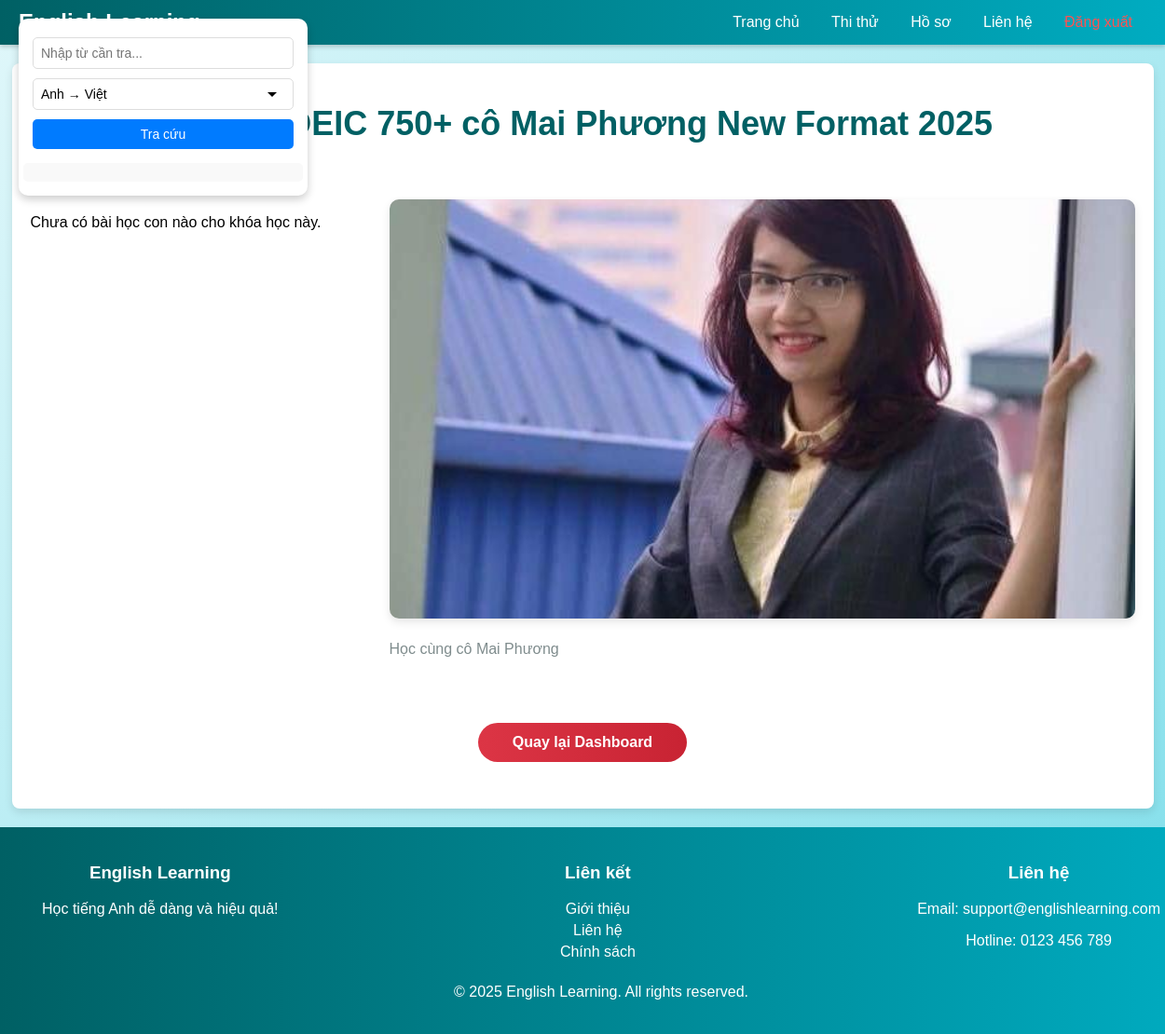
Screenshot of /admin/course_detail.php?id=13 (signed in) with the database file from the repository.
### tables this page shows
CREATE TABLE `courses` (
  `id` int(11) NOT NULL,
  `course_name` varchar(255) NOT NULL,
  `description` text DEFAULT NULL,
  `image` varchar(255) DEFAULT NULL,
  `content_file` varchar(255) DEFAULT NULL,
  `start_date` date DEFAULT NULL,
  `end_date` date DEFAULT NULL,
  `created_at` timestamp NOT NULL DEFAULT current_timestamp(),
  `title` varchar(255) NOT NULL,
  `price` decimal(10,2) NOT NULL DEFAULT 0.00,
  `teacher_name` varchar(255) NOT NULL,
  `video_file` varchar(255) NOT NULL,
  `category` enum('grammar','reading','listening','pronunciation','free') NOT NULL DEFAULT 'free',
  `media_type` enum('audio','video') DEFAULT 'video',
  `media_url` varchar(255) DEFAULT NULL,
  `learning_outcomes` text DEFAULT NULL,
  `likes` int(11) DEFAULT 0
);

### admin/course_detail.php (the view, shortened to what this page needs)
<?php
require_once '../config/config.php';
$course_id = filter_var($_GET['id'] ?? 0, FILTER_SANITIZE_NUMBER_INT);
$stmt = $conn->prepare("SELECT * FROM courses WHERE id = ?");
$stmt->bind_param("i", $course_id);
$stmt->execute();
$course = $stmt->get_result()->fetch_assoc() ?: die("Khóa học không tồn tại!");
$stmt = $conn->prepare("SELECT * FROM sub_lessons WHERE course_id = ? ORDER BY order_number ASC");
$stmt->bind_param("i", $course_id);
$stmt->execute();
$sub_lessons = $stmt->get_result();
?>
<!DOCTYPE html>
<html lang="vi">
<head>
</head>
<body>
<?php include '../searchbar/index.php'; ?>
    <header>
        <div class="logo"><a href="../admin/dashboard.php">English Learning</a></div>
        <nav>
            <a href="../admin/dashboard.php">Trang chủ</a>
            <a href="../test/select_test.php">Thi thử</a>
            <a href="../profile.php">Hồ sơ</a>
            <a href="../contact.php">Liên hệ</a>
            <a href="../auth/logout.php" style="color: #ff5252;">Đăng xuất</a>
        </nav>
    </header>
    <main>
        <div class="course-detail-container">
            <div class="course-header">
                <h1><?php echo htmlspecialchars($course['title']); ?></h1>
            </div>
            <div class="content-wrapper">
                <div class="left-content">
                    <div class="sub-lessons">
                        <?php if ($sub_lessons->num_rows > 0): ?>
                            <?php while ($lesson = $sub_lessons->fetch_assoc()): ?>
                                <div class="sub-lesson">
                                    <div class="sub-lesson-header">
                                        <h3><?php echo htmlspecialchars($lesson['title']); ?></h3>
                                        <span>▼</span>
                                    </div>
                                    <div class="sub-lesson-content">
                                        <?php if ($lesson['content_file']): ?>
                                            <a href="<?php echo htmlspecialchars($lesson['content_file']); ?>" class="document-button" target="_blank">Tài liệu học</a>
                                        <?php endif; ?>
                                        <p><?php echo htmlspecialchars($lesson['description']); ?></p>
                                        <a href="test_page.php?sub_lesson_id=<?php echo $lesson['id']; ?>&course_id=<?php echo $course_id; ?>" class="test-button">Làm bài kiểm tra</a>
                                    </div>
                                </div>
                            <?php endwhile; ?>
                        <?php else: ?>
                            <p>Chưa có bài học con nào cho khóa học này.</p>
                        <?php endif; ?>
                    </div>
                </div>
                <div class="right-content">
                    <img src="<?php echo htmlspecialchars($course['image'] ?: '../images/default-course.jpg'); ?>" alt="<?php echo htmlspecialchars($course['title']); ?>" class="course-image" loading="lazy">
                    <p class="course-description"><?php echo htmlspecialchars($course['description']); ?></p>
                </div>
            </div>
            <a href="../admin/dashboard.php" class="back-btn">Quay lại Dashboard</a>
        </div>
    </main>
    <footer>
        <div style="max-width: 1200px; margin: 0 auto;">
            <div style="display: flex; justify-content: space-between; flex-wrap: wrap; margin-bottom: 20px;">
                <div>
                    <h3>English Learning</h3>
                    <p>Học tiếng Anh dễ dàng và hiệu quả!</p>
                </div>
                <div>
                    <h3>Liên kết</h3>
                    <a href="../about.php">Giới thiệu</a>
                    <a href="../contact.php">Liên hệ</a>
                    <a href="../policy.php">Chính sách</a>
                </div>
                <div>
                    <h3>Liên hệ</h3>
                    <p>Email: support@englishlearning.com</p>
                    <p>Hotline: 0123 456 789</p>
                </div>
            </div>
            <p>© 2025 English Learning. All rights reserved.</p>
        </div>
    </footer>
</body>
</html>

### admin/course_detail.php (style rules this page uses)
body { margin: 0; font-family: Arial, sans-serif; background: linear-gradient(135deg, #e0f7fa, #80deea); display: flex; flex-direction: column; min-height: 100vh; }
main { flex: 1; }
header { position: sticky; top: 0; background: linear-gradient(90deg, #006064, #00acc1); color: #fff; padding: 10px 20px; display: flex; justify-content: space-between; align-items: center; box-shadow: 0 2px 5px rgba(0,0,0,0.2); }
.logo { font-size: 24px; font-weight: bold; }
.logo a { color: #fff; text-decoration: none; }
nav a { color: #fff; text-decoration: none; margin: 0 15px; transition: color 0.3s; }
.course-detail-container { width: 98%; max-width: none; margin: 20px auto; padding: 20px; display: flex; flex-wrap: wrap; gap: 20px; box-sizing: border-box; background-color: #fff; border-radius: 8px; box-shadow: 0 4px 10px rgba(0,0,0,0.1); }
.course-header { width: 100%; text-align: center; margin-bottom: 30px; }
.course-header h1 { font-size: 36px; font-weight: 700; color: #006064; margin-bottom: 10px; }
.content-wrapper { display: flex; width: 100%; gap: 20px; }
.left-content { flex: 1; min-width: 300px; }
.right-content { width: 800px; top: 20px; align-self: flex-start; }
.course-image { width: 100%; height: 450px; object-fit: cover; border-radius: 10px; box-shadow: 0 4px 10px rgba(0, 0, 0, 0.1); margin-bottom: 20px; }
.course-description { font-size: 16px; color: #7f8c8d; line-height: 1.6; }
.back-btn { display: block; width: 200px; margin: 30px auto; text-align: center; background: linear-gradient(90deg, #dc3545, #c82333); color: #fff; padding: 12px; border-radius: 25px; text-decoration: none; font-weight: 600; }
footer { background: linear-gradient(90deg, #006064, #00acc1); color: #fff; padding: 20px; text-align: center; width: 100%; }
footer a { color: #fff; text-decoration: none; display: block; margin: 5px 0; }

### rows the page displays
courses: title "Khóa TOEIC 750+ cô Mai Phương New Format 2025", image (picture), description "Học cùng cô Mai Phương"
